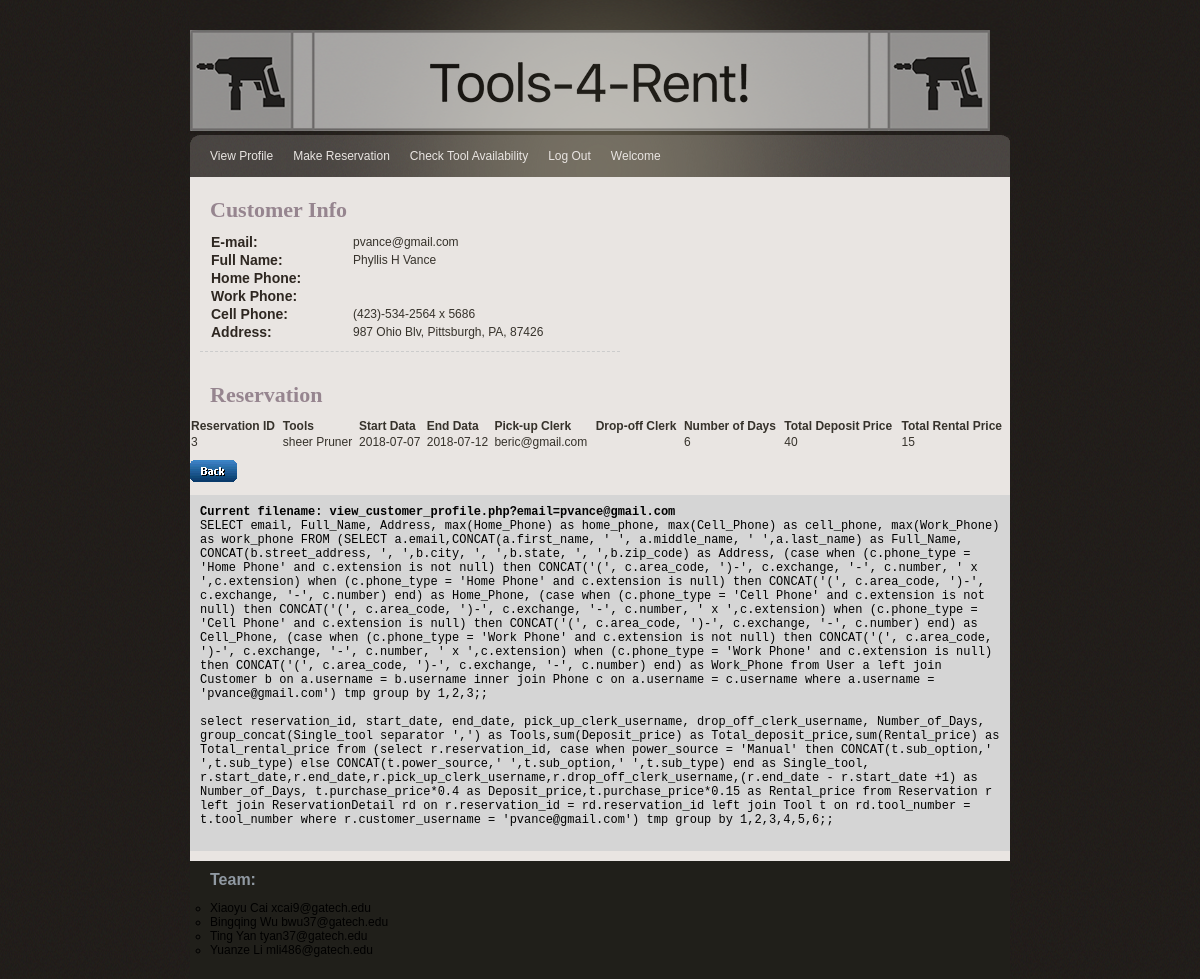
The app's page /view_customer_profile.php?email=pvance@gmail.com with its own data.
### tables this page shows
CREATE TABLE Reservation(
	reservation_id INT NOT NULL AUTO_INCREMENT,
	customer_username VARCHAR(50) NOT NULL,
	start_date DATE NOT NULL,
	end_date DATE NOT NULL,
	pick_up_clerk_username VARCHAR(50) NULL,
	drop_off_clerk_username VARCHAR(50) NULL,
	card_number VARCHAR(50) NOT NULL,
	UNIQUE KEY reservation_id (reservation_id),
	PRIMARY KEY (reservation_id),
	FOREIGN KEY (customer_username)
		REFERENCES Customer(username),
	FOREIGN KEY (pick_up_clerk_username)
		REFERENCES Clerk(username),
	FOREIGN KEY (drop_off_clerk_username)
		REFERENCES Clerk(username),
	FOREIGN KEY (card_number)
		REFERENCES CreditCard(card_number) ON DELETE CASCADE ON UPDATE CASCADE
);

### view_customer_profile.php (the view, shortened to what this page needs)
<?php
include('lib/common.php');
include("lib/header.php");
$email = $_GET[email];
    $query = "SELECT email, Full_Name, Address, max(Home_Phone) as home_phone, max(Cell_Phone) as cell_phone, max(Work_Phone) as work_phone ".
        "FROM (SELECT a.email,CONCAT(a.first_name, ' ', a.middle_name, ' ',a.last_name) as Full_Name, ".
        "CONCAT(b.street_address, ', ',b.city, ', ',b.state, ', ',b.zip_code) as Address, ".
        "(case when (c.phone_type = 'Home Phone' and c.extension is not null) ".
        "then CONCAT('(', c.area_code, ')-', c.exchange, '-', c.number, ' x ',c.extension) ".
        "when (c.phone_type = 'Home Phone' and c.extension is null) ".
        "then CONCAT('(', c.area_code, ')-', c.exchange, '-', c.number) end) as Home_Phone, ".
        "(case when (c.phone_type = 'Cell Phone' and c.extension is not null) ".
        "then CONCAT('(', c.area_code, ')-', c.exchange, '-', c.number, ' x ',c.extension) ".
        "when (c.phone_type = 'Cell Phone' and c.extension is null) ".
        "then CONCAT('(', c.area_code, ')-', c.exchange, '-', c.number) end) as Cell_Phone, ".
        "(case when (c.phone_type = 'Work Phone' and c.extension is not null) ".
        "then CONCAT('(', c.area_code, ')-', c.exchange, '-', c.number, ' x ',c.extension) ".
        "when (c.phone_type = 'Work Phone' and c.extension is null) ".
        "then CONCAT('(', c.area_code, ')-', c.exchange, '-', c.number) end) as Work_Phone ".
        "from User a left join Customer b on a.username = b.username ".
        "inner join Phone c on a.username = c.username ".
        "where a.username = '$email') tmp group by 1,2,3;";
    $result_cust_info = mysqli_query($db, $query);
    if ( !is_bool($result_cust_info) && (mysqli_num_rows($result_cust_info) > 0) ) {
        $row_cust_info = mysqli_fetch_array($result_cust_info, MYSQLI_ASSOC);
    } else {
        array_push($error_msg,  "Query ERROR: Failed to get User profile...<br>" . __FILE__ ." line:". __LINE__ );
    }
    $query ="select reservation_id, start_date, end_date, pick_up_clerk_username, drop_off_clerk_username, Number_of_Days, ".
        "group_concat(Single_tool separator ',') as Tools,sum(Deposit_price) as Total_deposit_price,sum(Rental_price) as Total_rental_price ".
        "from (select r.reservation_id, ".
        "case when power_source = 'Manual' then CONCAT(t.sub_option,' ',t.sub_type) else CONCAT(t.power_source,' ',t.sub_option,' ',t.sub_type) end as Single_tool, ".
        "r.start_date,r.end_date,r.pick_up_clerk_username,r.drop_off_clerk_username,(r.end_date - r.start_date +1) as Number_of_Days, ".
        "t.purchase_price*0.4 as Deposit_price,t.purchase_price*0.15 as Rental_price ".
        "from Reservation r ".
        "left join ReservationDetail rd on r.reservation_id = rd.reservation_id ".
        "left join Tool t on rd.tool_number = t.tool_number ".
        "where r.customer_username = '$email') tmp group by 1,2,3,4,5,6;";
    $result_resv = mysqli_query($db, $query);
?>
<?php include("lib/header.php"); ?>
</head>
<body>
<div id="main_container">
    <?php include("lib/menu_customer.php"); ?>
    <div class="center_content">
        <div class="center_left">
            <div class="title_name">
                <?php print "Customer Info"; ?>
            </div>
            <div class="features">
                <div class="profile_section">
                    <table>
                        <tr>
                            <td class="item_label">E-mail:</td>
                            <td>
                                <?php print $row_cust_info['email'] ?>
                            </td>
                        </tr>
                        <tr>
                            <td class="item_label">Full Name:</td>
                            <td>
                                <?php print $row_cust_info['Full_Name'] ?>
                            </td>
                        </tr>
                        <tr>
                            <td class="item_label">Home Phone:</td>
                            <td>
                            </td>
                        </tr>
                        <tr>
                            <td class="item_label">Work Phone:</td>
                            <td>
                            </td>
                        </tr>
                        <tr>
                            <td class="item_label">Cell Phone:</td>
                            <td>
                                <?php print $row_cust_info['cell_phone'] ?>
                            </td>
                        </tr>
                        <tr>
                            <td class="item_label">Address:</td>
                            <td>
                                <?php print $row_cust_info['Address'] ?>
                            </td>
                        </tr>
                    </table>
                </div>
            </div>
        </div>
        <div class="center_content">
            <div class="center_left">
                <div class="title_name"><?php print "Reservation"; ?> </div>
            </div>
        </div>
        <table>
            <tr>
                <th>Reservation ID</th>
                <th>Tools</th>
                <th>Start Data</th>
                <th>End Data</th>
                <th>Pick-up Clerk</th>
                <th>Drop-off Clerk</th>
                <th>Number of Days</th>
                <th>Total Deposit Price</th>
                <th>Total Rental Price</th>
            </tr>
            <?php
            if (isset($result_resv)) {
                while ($row = mysqli_fetch_array($result_resv, MYSQLI_ASSOC)){
                    print "<tr>";
                    print "<td>{$row['reservation_id']}</td>";
                    print "<td>{$row['Tools']}</td>";
                    print "<td>{$row['start_date']}</td>";
                    print "<td>{$row['end_date']}</td>";
                    print "<td>{$row['pick_up_clerk_username']}</td>";
                    print "<td>{$row['drop_off_clerk_username']}</td>";
                    print "<td>{$row['Number_of_Days']}</td>";
                    print "<td>{$row['Total_deposit_price']}</td>";
                    print "<td>{$row['Total_rental_price']}</td>";
                    print "</tr>";
                }
            } ?>
        </table>
        <div class="center_content">
            <form action="customer_report.php" method="post" enctype="multipart/form-data">
                <input type="image" src="img/button_back.gif" />
            </form>
        </div>
        <?php include("lib/error.php"); ?>
    </div>
    <?php include("lib/footer.php"); ?>
</div>
</body>
</html>

### css/gtonline_style.css (style rules this page uses)
body { background:url(../img/bg.gif) repeat #000000; padding:0; font-family: Verdana, Geneva, sans-serif; font-size:12px; margin:auto auto auto auto; color:#36322b; }
table { width: 100%; border-collapse: collapse; }
th, td { padding: 1px; text-align: left; }
#main_container { width:820px; height:auto; margin:auto; padding:0px; }
.title_name { width: auto; font-family: Georgia, serif; font-weight:bold; font-size:22px; color:#96858F; margin:0px 10px 0px 10px; }
.item_label { font-family: Verdana, Geneva, sans-serif; width:140px; font-weight:bold; font-size:14px; color:#2e2721; }
.center_content { width:820px; height:auto; padding:10px 0px 10px 0px; clear:both; background-color:#E9E5E2; }
.center_left { width:600px; float:left; padding:10px 10px 10px 10px; }
.profile_section { float:left; width:400px; border-bottom:1px #CCCCCC dashed; padding:10px 10px 10px 10px; }

### records on screen
reservation: reservation_id "3", Tools "sheer Pruner", start_date "2018-07-07", end_date "2018-07-12", pick_up_clerk_username "beric@gmail.com", Number_of_Days "6", Total_deposit_price "40", Total_rental_price "15"

### other values on screen
$row_cust_info['email'] "pvance@gmail.com"
$row_cust_info['Full_Name'] "Phyllis H Vance"
$row_cust_info['cell_phone'] "(423)-534-2564 x 5686"
$row_cust_info['Address'] "987 Ohio Blv, Pittsburgh, PA, 87426"
$query "Current filename: view_customer_profile.php?email=pvance@gmail.com"
